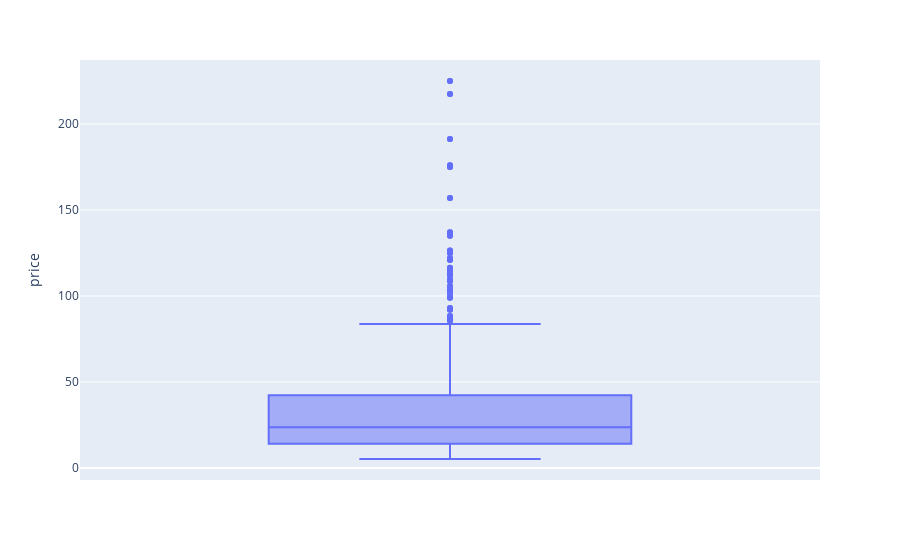

Here is the notebook cell this chart was saved with:
### Code cell
px.box(allin_for_analyze, y="price")

### Figure 1 — Plotly figure (JSON) as saved in the notebook; plotly's stock layout.template omitted (floating-point values rounded to 4 significant figures; data arrays with more than 128 entries replaced by an {"elided": "..."} marker saying what was removed)
{"data": [{"alignmentgroup": "True", "hovertemplate": "price=%{y}<extra></extra>", "legendgroup": "", "marker": {"color": "#636efa"}, "name": "", "notched": false, "offsetgroup": "", "orientation": "v", "showlegend": false, "type": "box", "x0": " ", "xaxis": "x", "y": {"elided": "1421 float values"}, "y0": " ", "yaxis": "y"}], "layout": {"boxmode": "group", "legend": {"tracegroupgap": 0}, "margin": {"t": 60}, "xaxis": {"anchor": "y", "domain": [0, 1]}, "yaxis": {"anchor": "x", "domain": [0, 1], "title": {"text": "price"}}}}
